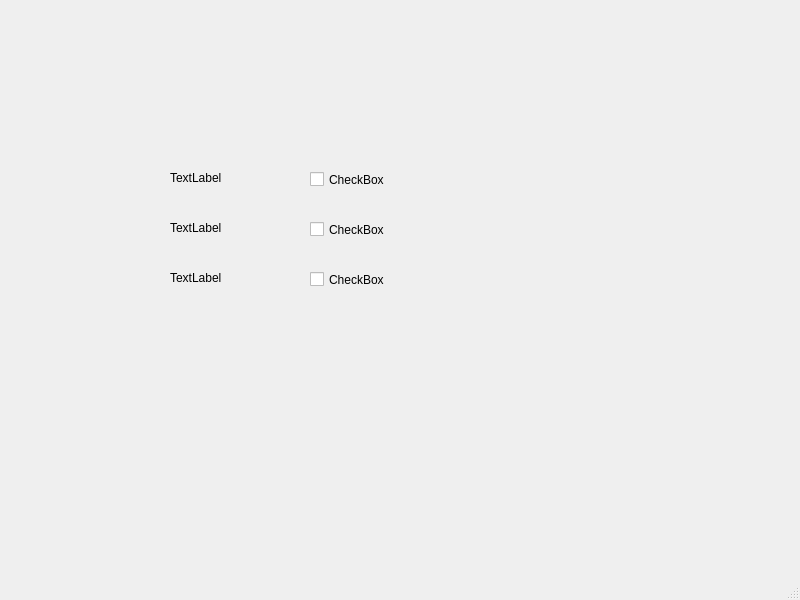
<?xml version="1.0" encoding="UTF-8"?>
<ui version="4.0">
 <class>SetMusicWindow</class>
 <widget class="QMainWindow" name="SetMusicWindow">
  <property name="geometry">
   <rect>
    <x>0</x>
    <y>0</y>
    <width>800</width>
    <height>600</height>
   </rect>
  </property>
  <property name="windowTitle">
   <string>MainWindow</string>
  </property>
  <widget class="QWidget" name="centralwidget">
   <widget class="QLabel" name="label">
    <property name="geometry">
     <rect>
      <x>170</x>
      <y>170</y>
      <width>72</width>
      <height>15</height>
     </rect>
    </property>
    <property name="text">
     <string>TextLabel</string>
    </property>
   </widget>
   <widget class="QLabel" name="label_2">
    <property name="geometry">
     <rect>
      <x>170</x>
      <y>220</y>
      <width>72</width>
      <height>15</height>
     </rect>
    </property>
    <property name="text">
     <string>TextLabel</string>
    </property>
   </widget>
   <widget class="QLabel" name="label_3">
    <property name="geometry">
     <rect>
      <x>170</x>
      <y>270</y>
      <width>72</width>
      <height>15</height>
     </rect>
    </property>
    <property name="text">
     <string>TextLabel</string>
    </property>
   </widget>
   <widget class="QCheckBox" name="checkBox">
    <property name="geometry">
     <rect>
      <x>310</x>
      <y>170</y>
      <width>91</width>
      <height>19</height>
     </rect>
    </property>
    <property name="text">
     <string>CheckBox</string>
    </property>
   </widget>
   <widget class="QCheckBox" name="checkBox_2">
    <property name="geometry">
     <rect>
      <x>310</x>
      <y>220</y>
      <width>91</width>
      <height>19</height>
     </rect>
    </property>
    <property name="text">
     <string>CheckBox</string>
    </property>
   </widget>
   <widget class="QCheckBox" name="checkBox_3">
    <property name="geometry">
     <rect>
      <x>310</x>
      <y>270</y>
      <width>91</width>
      <height>19</height>
     </rect>
    </property>
    <property name="text">
     <string>CheckBox</string>
    </property>
   </widget>
  </widget>
  <widget class="QMenuBar" name="menubar">
   <property name="geometry">
    <rect>
     <x>0</x>
     <y>0</y>
     <width>800</width>
     <height>26</height>
    </rect>
   </property>
  </widget>
  <widget class="QStatusBar" name="statusbar"/>
 </widget>
 <resources/>
 <connections/>
</ui>
